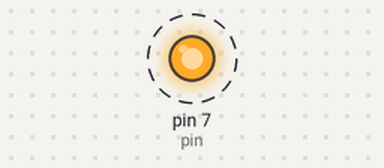
This program was run on a simulated Raspberry Pi (header pin numbers). Parts: output pins drawn as LEDs (lit = HIGH). Dashed ring = blinking. What the program prints to the terminal is not drawn. At 60.0 s the program stops and its outputs stay as they are.

Above: at 0.2 s.
Timing chart, 0 to 3.0 s (numbered marks = the images above):
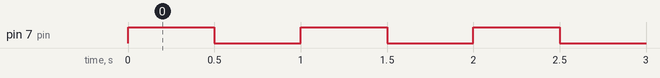

The program:

hellopigpio.py
```python
import RPi.GPIO as GPIO
import time

pin = 7
GPIO.setmode(GPIO.BOARD)
GPIO.setup(pin, GPIO.OUT)

print("Starting blinker")

sleep = 0.5

for n in range(0,60):
    print(n)
    GPIO.output(pin,GPIO.HIGH)
    time.sleep(sleep)
    GPIO.output(pin,GPIO.LOW)
    time.sleep(sleep)

GPIO.cleanup()

print("All Done")
```

Measured:
- by itself, pin 7 (pin): alternates HIGH for 0.50 s and LOW for 0.50 s, 120 changes in all, then stays LOW
